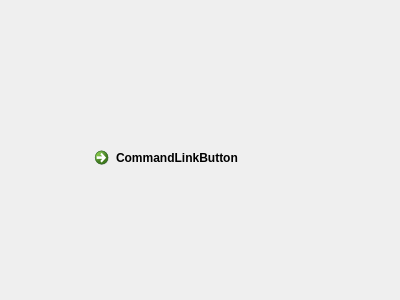
<?xml version="1.0" encoding="UTF-8"?>
<ui version="4.0">
 <class>Dialog</class>
 <widget class="QDialog" name="Dialog">
  <property name="geometry">
   <rect>
    <x>0</x>
    <y>0</y>
    <width>400</width>
    <height>300</height>
   </rect>
  </property>
  <property name="windowTitle">
   <string>Dialog</string>
  </property>
  <widget class="QCommandLinkButton" name="commandLinkButton">
   <property name="geometry">
    <rect>
     <x>87</x>
     <y>140</y>
     <width>201</width>
     <height>41</height>
    </rect>
   </property>
   <property name="text">
    <string>CommandLinkButton</string>
   </property>
  </widget>
 </widget>
 <resources/>
 <connections/>
</ui>
